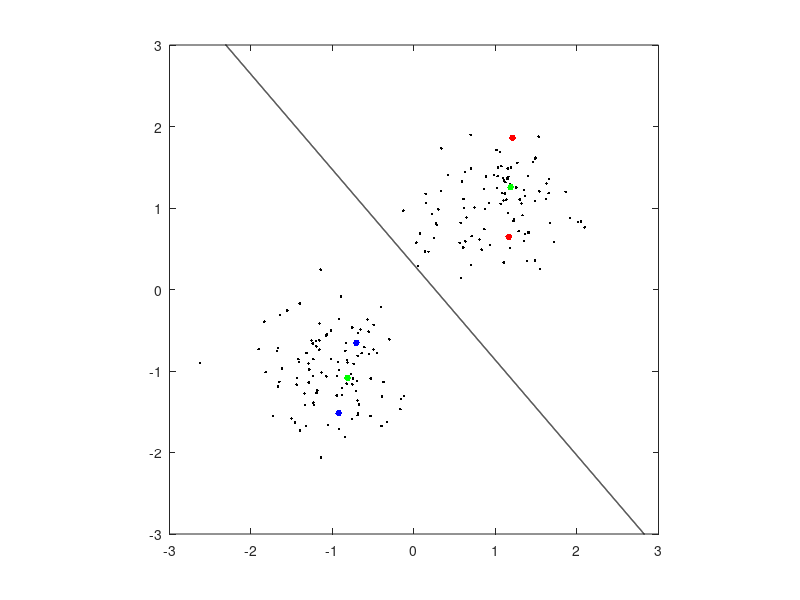

The MATLAB source for this figure: (Note: this script raises an error after producing the figure.)
clear;
clc;
close all;

rng(2);
mu1 = 1;
sigma1 = sqrt(0.2);
dataset_size = 100;
g_1 = normrnd(mu1, sigma1, [2, dataset_size]);
mu2= -1;
sigma2 = sigma1;
g_2 = normrnd(mu2, sigma2, [2, dataset_size]);
dataset = [g_1, g_2]';
plot(g_1(1,:), g_1(2,:), '.k');
hold on;
plot(g_2(1,:), g_2(2,:), '.k');
axis equal;

%generate random labelled data
l1 = g_1(:, randperm(dataset_size));
l2 = g_2(:, randperm(dataset_size));
%  l1 = sort(g_1,2,'descend');
%  l2 = sort(g_2,2,'descend');
train_size = 2;
t1 = l1(:,1:train_size)';
t2 = l2(:,1:train_size)';
%compute the mean of the labelled data
mean1 = mean(t1);
mean2 = mean(t2);
label = ones(1,  2);
label(1) = 1;
label(2) = -1;
plot(t1(:,1), t1(:,2), '.r', 'MarkerSize', 15);
plot(t2(:,1), t2(:,2), '.b', 'MarkerSize', 15);
plot(mean1(:,1),mean1(:,2),'.g', 'MarkerSize', 15);
plot(mean2(:,1),mean2(:,2),'.g', 'MarkerSize', 15);
mid_point = (mean2+mean1)./2;
slope = -(mean2(2)-mean1(2))/(mean2(1)-mean1(1));
intercept = mid_point(2) - slope * mid_point(1);
sup_x_line = linspace(-5, 5, 10000);
sup_y_line = slope .* sup_x_line + intercept;
plot(sup_x_line, sup_y_line, 'k', 'LineWidth', 1);
axis equal;
xlim([-3,3]);
ylim([-3,3]);
%train a nearest mean classifier
mdl = fitcknn([mean1; mean2], label');
%assign label to unlabelled data
predicted_labels = predict(mdl, dataset);
ll1 = dataset(predicted_labels==label(1),:);
ll2 =  dataset(predicted_labels==label(2),:);
figure;
hold on;
axis equal;
xlim([-3,3]);
ylim([-3,3]);
plot(ll1(:,1), ll1(:,2), '.r', 'MarkerSize', 15);
plot(ll2(:,1), ll2(:,2), '.b', 'MarkerSize', 15);
mean1 = mean(ll1);
mean2 = mean(ll2);
plot(mean1(:,1),mean1(:,2),'.g', 'MarkerSize', 15);
plot(mean2(:,1),mean2(:,2),'.g', 'MarkerSize', 15);
mid_point = (mean2+mean1)./2;
slope = -(mean2(2)-mean1(2))/(mean2(1)-mean1(1));
intercept = mid_point(2) - slope * mid_point(1);
x_line = linspace(-5, 5, 10000);
y_line = slope .* x_line + intercept;
plot(x_line, y_line, 'k', 'LineWidth', 1);
plot(sup_x_line, sup_y_line, '--k','LineWidth', 1);
axis equal;
xlim([-3,3]);
ylim([-3,3]);
labels = [];
iteration = 0;
%% self training
while true
    labelled_dataset = [ll1; ll2];
    labels = predicted_labels;
    mean1 = mean(ll1);
    mean2 = mean(ll2);
    new_mdl = fitcknn([mean1;mean2], label');
    new_labels = predict(new_mdl, labelled_dataset);
    iteration = iteration+1
    %if the label don't change, stop self training
    if (sum(new_labels - labels) == 0)
        break;
    end
    predicted_labels = new_labels;
    ll1 = dataset(predicted_labels==1,:);
    ll2 =  dataset(predicted_labels==-1,:);
    figure;
hold on;
axis equal;
xlim([-3,3]);
ylim([-3,3]);
plot(ll1(:,1), ll1(:,2), '.r', 'MarkerSize', 15);
plot(ll2(:,1), ll2(:,2), '.b', 'MarkerSize', 15);
plot(mean1(:,1),mean1(:,2),'.g', 'MarkerSize', 15);
plot(mean2(:,1),mean2(:,2),'.g', 'MarkerSize', 15);
mid_point = (mean2+mean1)./2;
slope = -(mean2(2)-mean1(2))/(mean2(1)-mean1(1));
intercept = mid_point(2) - slope * mid_point(1);
x_line = linspace(-5, 5, 10000);
y_line = slope .* x_line + intercept;
plot(x_line, y_line, 'k', 'LineWidth', 1);
plot(sup_x_line, sup_y_line, '--k','LineWidth', 1);
axis equal;
end
